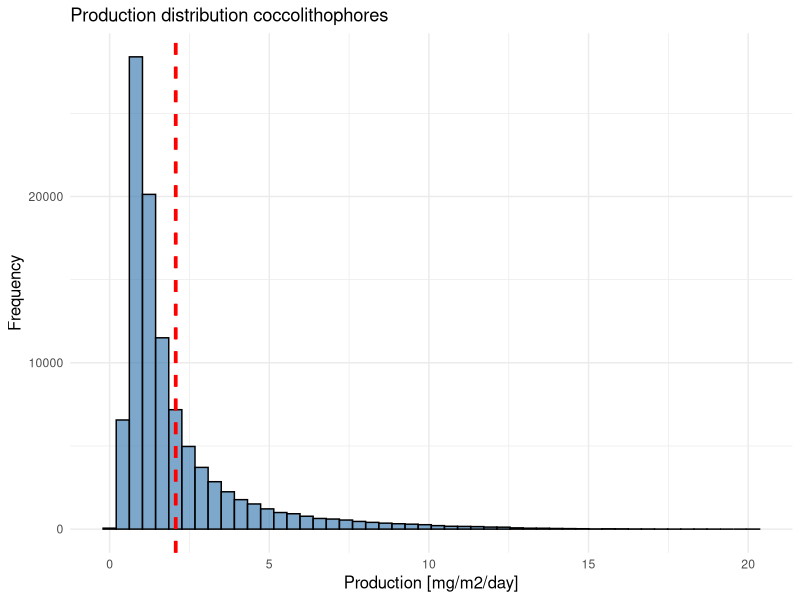
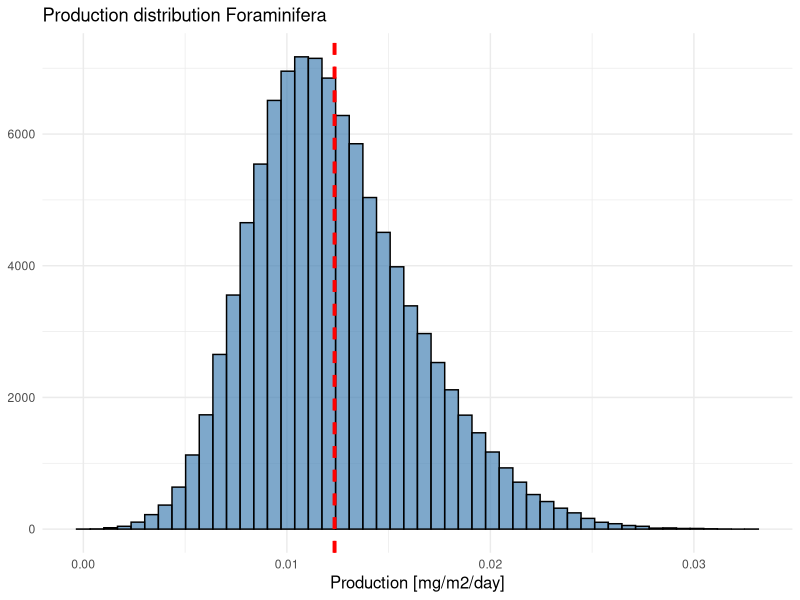
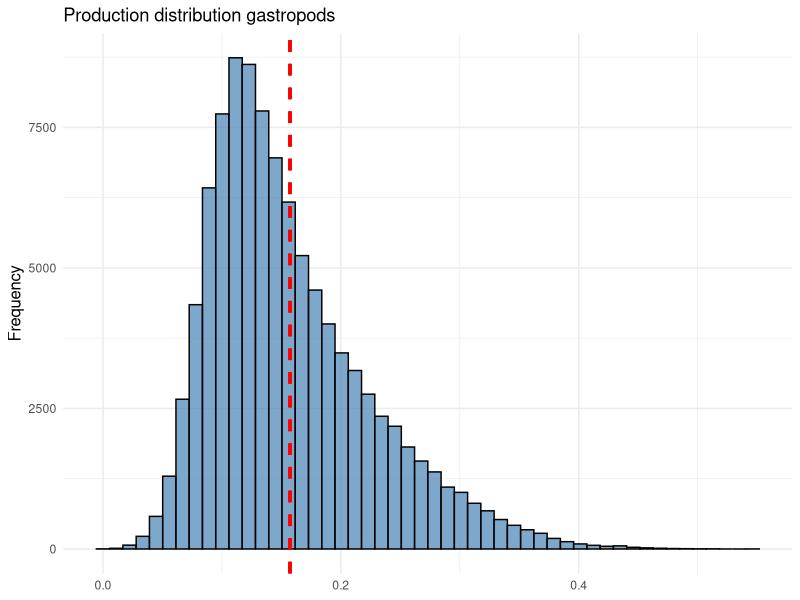

Generate these figures, in order, with R: (Note: this script raises an error after producing the figures.)
## ---- chunk 1
knitr::opts_chunk$set(echo = TRUE)
## ---- chunk 2

# Load required library
library(ggplot2)

# Monte Carlo function that returns production samples & confidence intervals
monte_carlo_production <- function(ss_mean, ss_uncertainty_fraction, tt_low, tt_high, n_simulations = 100000, confidence_level = 0.95) {
  # Set seed for reproducibility
  set.seed(123)

  ss_uncertainty <- ss_uncertainty_fraction * ss_mean
  
  # Generate random samples for SS (Standing Stock), ensure non-negative values using pmax
  ss_samples <- if (ss_uncertainty > 0) {
    pmax(rnorm(n_simulations, mean = ss_mean, sd = ss_uncertainty), 0)
  } else {
    rep(ss_mean, n_simulations)
  }
  
  # Generate random samples for TT (Turnover Time) - Uniform distribution
  tt_samples <- runif(n_simulations, min = tt_low, max = tt_high)

  # Compute Production: P = SS / TT
  production_samples <- ss_samples / tt_samples

  
  # Clean samples: remove NaN, Inf, negative, or zero
  production_samples <- production_samples[is.finite(production_samples) & production_samples > 0]
  
  
  # Compute statistics
  mean_production <- mean(production_samples)
  std_production <- sd(production_samples)

  # Compute Confidence Interval
  z_value <- qnorm(1 - (1 - confidence_level) / 2)  # Z-score for given confidence level
  error_margin <- z_value * (std_production / sqrt(n_simulations))
  ci_lower <- mean_production - error_margin
  ci_upper <- mean_production + error_margin

  # Save results as a data frame
  results <- data.frame(
    production_samples = production_samples,
    ci_lower = ci_lower,
    ci_upper = ci_upper
  )

  # Print summary
  cat(sprintf("Estimated Production: %.6f units\n", mean_production))
  cat(sprintf("Uncertainty (Standard Deviation): %.6f units\n", std_production))
  cat(sprintf("%.0f%% Confidence Interval: [%.6f, %.6f] units\n", confidence_level * 100, ci_lower, ci_upper))

  # Return results
  return(results)
}



## ---- chunk 3

# Load required libraries
library(ggplot2)
library(readxl)

# Set seed for reproducibility
set.seed(123)


# Plankton data
SS_all <- read_xlsx("data_files_for_plotting/Standingstocks_for_MC_CALCULATIONS.xlsx")



# extract data
SS_st6_gastro <- SS_all$`SSm2 [mg/m2]`[SS_all$station == 6 & SS_all$group == "gastropod total"]
SS_st9_gastro <- SS_all$`SSm2 [mg/m2]`[SS_all$station == 9 & SS_all$group == "gastropod total"]
SS_av_gastro <- (SS_st6_gastro + SS_st9_gastro )/2
SS_st6_foram <- SS_all$`SSm2 [mg/m2]`[SS_all$station == 6 & SS_all$group == "foraminifera total"]
SS_st9_foram <- SS_all$`SSm2 [mg/m2]`[SS_all$station == 9 & SS_all$group == "foraminifera total"]
SS_av_foram <- (SS_st6_foram + SS_st9_foram )/2
SS_st6_cocco <- SS_all$`SSm2 [mg/m2]`[SS_all$station == 6 & SS_all$group == "coccosphere"]
SS_st9_cocco <- SS_all$`SSm2 [mg/m2]`[SS_all$station == 9 & SS_all$group == "coccosphere"]
SS_av_cocco <- (SS_st6_cocco + SS_st9_cocco )/2


## ---- chunk 4

tt_low_g <- 5
tt_high_g <- 16
tt_low_f <- 14
tt_high_f <- 28
tt_low_c <- 0.6
tt_high_c <- 10

tt_low_g_extra <-183 # 6 months
tt_high_g_extra <- 365 # 1 year


results_gastropods <- monte_carlo_production(SS_av_gastro, ss_uncertainty =  0.25, tt_low =  tt_low_g, tt_high = tt_high_g, n_simulations = 100000, confidence_level = 0.95 )

results_gastropds_extra <- monte_carlo_production(SS_av_gastro, ss_uncertainty =  0.25, tt_low =  tt_low_g_extra, tt_high = tt_high_g_extra, n_simulations = 100000, confidence_level = 0.95 )


results_forams <- monte_carlo_production(SS_av_foram, ss_uncertainty =  0.25, tt_low =  tt_low_f, tt_high = tt_high_f, n_simulations = 100000, confidence_level = 0.95 )

results_cocco <- monte_carlo_production(SS_av_cocco, ss_uncertainty =  0.25, tt_low =  tt_low_c, tt_high = tt_high_c, n_simulations = 100000, confidence_level = 0.95 )


## ---- chunk 5

prod <- results_cocco$production_samples
ci_l <- results_cocco$ci_lower
ci_u <- results_cocco$ci_upper
# Plot histogram of production results with CI lines
p_cocco_ss <- ggplot(data.frame(prod), aes(x = prod)) +
  geom_histogram(bins = 50, fill = "steelblue", alpha = 0.7, color = "black") +
  geom_vline(xintercept = ci_l, color = "red", linetype = "dashed", linewidth = 1) +
  geom_vline(xintercept = ci_u, color = "red", linetype = "dashed", linewidth = 1) +
  labs(title = "Production distribution coccolithophores",
       x = "Production [mg/m2/day]", y = "Frequency") +
  theme_minimal() +
      theme(
    axis.title.y = element_text(size = 12),
    axis.title.x = element_text(size = 12)
  )


prod <- results_gastropods$production_samples
ci_l <- results_gastropods$ci_lower
ci_u <- results_gastropods$ci_upper

# Plot histogram of production results with CI lines
p_gastro_ss <- ggplot(data.frame(prod), aes(x = prod)) +
  geom_histogram(bins = 50, fill = "steelblue", alpha = 0.7, color = "black") +
  geom_vline(xintercept = ci_l, color = "red", linetype = "dashed", linewidth = 1) +
  geom_vline(xintercept = ci_u, color = "red", linetype = "dashed", linewidth = 1) +
  labs(title = "Production distribution gastropods",
       x = "Production [mg/m2/day]", y = "Frequency") +
  theme_minimal()+
  theme(
    axis.title.y = element_text(size = 12),
    axis.title.x = element_blank()
  )

prod <- results_forams$production_samples
ci_l <- results_forams$ci_lower
ci_u <- results_forams$ci_upper
# Plot histogram of production results with CI lines
p_foram_ss <- ggplot(data.frame(prod), aes(x = prod)) +
  geom_histogram(bins = 50, fill = "steelblue", alpha = 0.7, color = "black") +
  geom_vline(xintercept = ci_l, color = "red", linetype = "dashed", linewidth = 1) +
  geom_vline(xintercept = ci_u, color = "red", linetype = "dashed", linewidth = 1) +
  labs(title = "Production distribution Foraminifera ",
       x = "Production [mg/m2/day]", y = "Frequency") +
  theme_minimal()+
  theme(
    axis.title.y = element_blank(),
    axis.title.x = element_text(size = 12)
  )


# Arrange plots
finalplot <- ggarrange(p_gastro_ss, p_foram_ss, p_cocco_ss,
          labels = c("a", "b", "c"),
          ncol = 2, nrow = 2,
          common.legend = TRUE, legend = "bottom") # Keep a common legend

ggsave("MC_prod_all.png", finalplot, width = 10, height = 10, dpi = 300)






# save to pdf or png


#ggsave("MC_SS_gastropod.png", p_gastro_ss, width = 8, height = 6, dpi = 300)
#ggsave("MC_SS_foram.png", p_foram_ss, width = 8, height = 6, dpi = 300)
#ggsave("MC_SS_coccosphere.png", p_cocco_ss, width = 8, height = 6, dpi = 300)

